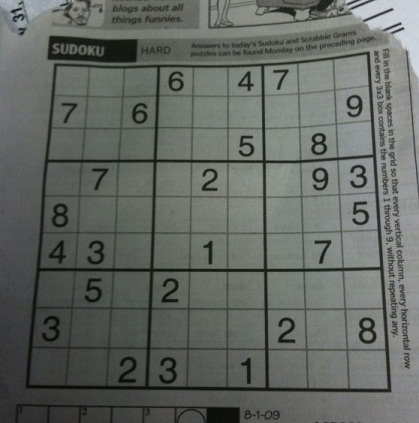
#> input picture python-notebooks/5-opencv/img/sudoku.jpg, 419 x 423 px
$ jupyter execute 2-geometric_transforms.ipynb
#> lines starting #> are read from the running program, lines starting #| are printed output that depends on the picture
[cell 1]
myPath = ''

[cell 2]
import cv2
import numpy as np
import matplotlib.pyplot as plt

sudo = cv2.imread(myPath+'img/sudoku.jpg',0)
#> sudo: shape (423, 419); min 5, max 218, mean 101.9
plt.imshow(sudo, cmap='gray')

[cell 3]
#Scaling
res = cv2.resize(sudo,None,fx=2.5, fy=1.5, interpolation = cv2.INTER_CUBIC)
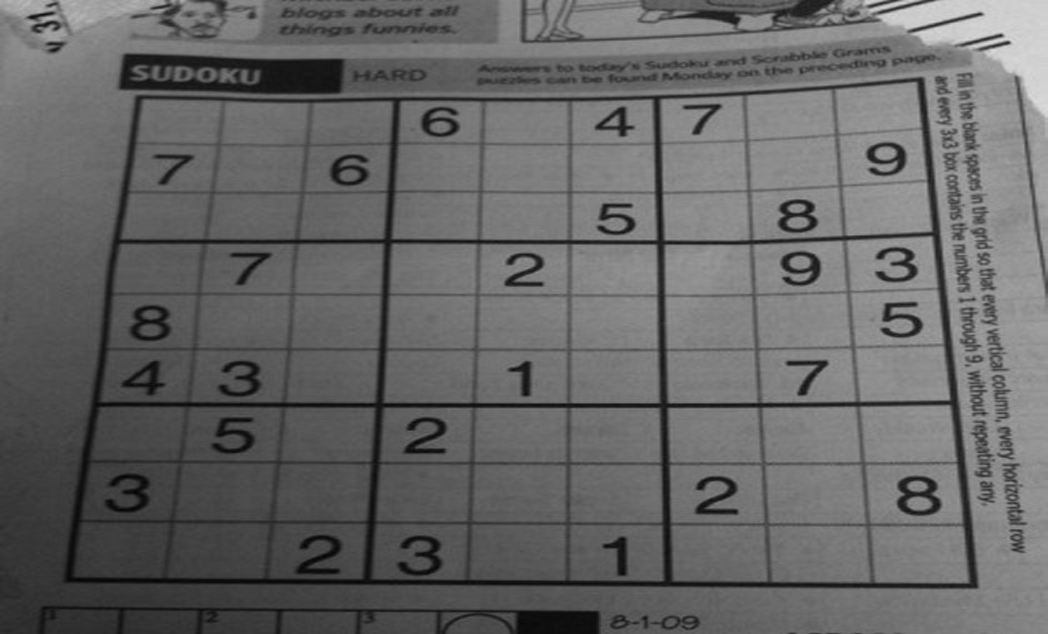
#> res: shape (634, 1048); min 4, max 218, mean 101.9
plt.imshow(res, cmap='gray')

[cell 4]
# Traslacion
M = np.float32([[1,0,100],[0,1,25]]) # Matriz de desplazamiento
rows,cols = sudo.shape
#> rows = 423; cols = 419
dst = cv2.warpAffine(sudo,M,(cols,rows))
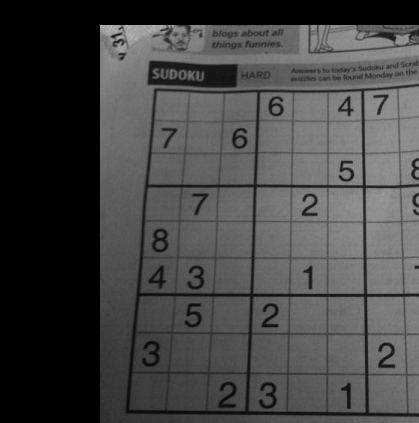
#> dst: shape (423, 419); min 0, max 183, mean 68.3
plt.imshow(dst, cmap='gray')

# Matriz de desplazamiento

| 1 0 tx |

| 0 1 ty |

[cell 5]
# Rotacion
M = cv2.getRotationMatrix2D((210,210),5,1)
rot = cv2.warpAffine(sudo,M,(cols,rows))
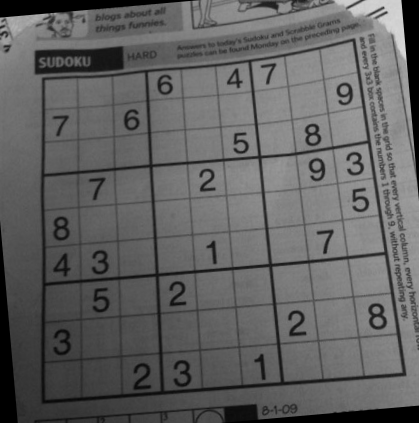
#> rot: shape (423, 419); min 0, max 216, mean 97.3
plt.imshow(rot, cmap='gray')

[cell 6]
# Transformacion de perspectiva
pts1 = np.float32([[55,60],[360,55],[28,380],[392,392]])
pts2 = np.float32([[0,0],[300,0],[0,300],[300,300]])

M = cv2.getPerspectiveTransform(pts1,pts2) # Obtiene la matriz de transformacion

dst = cv2.warpPerspective(sudo,M,(300,300))
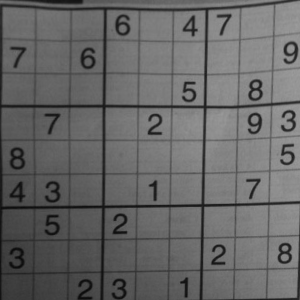
#> dst: shape (300, 300); min 7, max 156, mean 102.4

plt.subplot(121),plt.imshow(sudo, cmap='gray'),plt.title('Input')
plt.subplot(122),plt.imshow(dst, cmap='gray'),plt.title('Output')
plt.show()

$ run again, with python-notebooks/5-opencv/img/kodim19.png saved as python-notebooks/5-opencv/img/sudoku.jpg
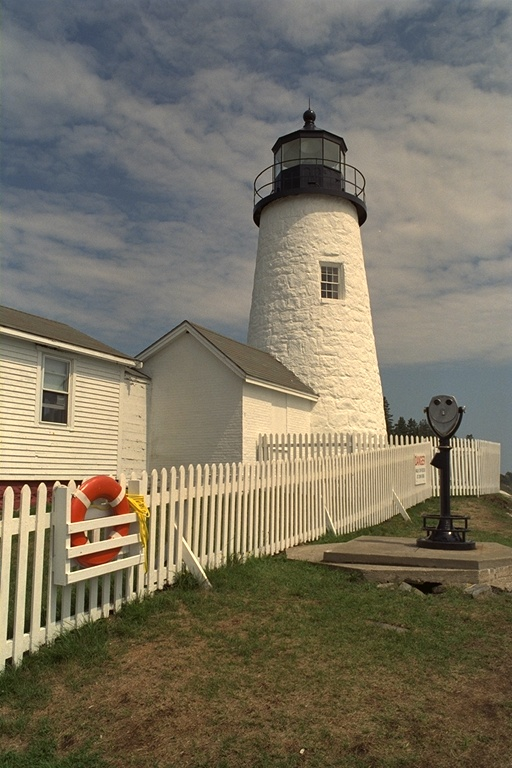
#> input picture python-notebooks/5-opencv/img/kodim19.png, 512 x 768 px
#> `rot = cv2.warpAffine(sudo,M,(cols,rows))`:
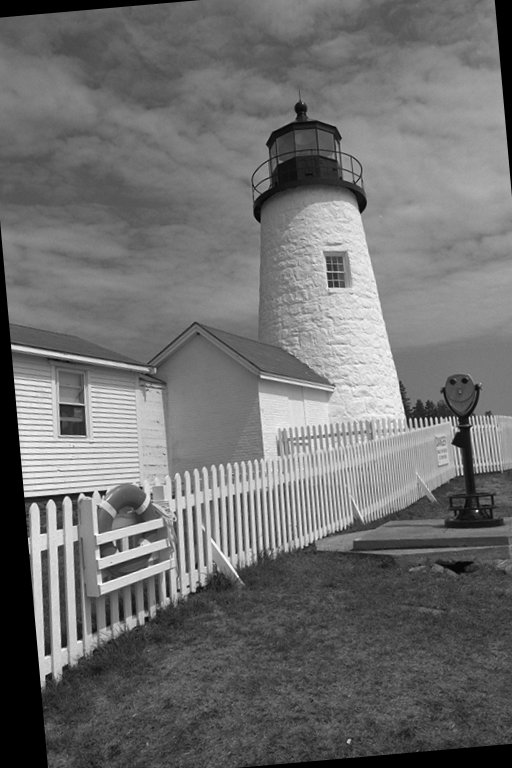
#> rot: shape (768, 512); min 0, max 253, mean 110.9
#> `dst = cv2.warpPerspective(sudo,M,(300,300))`:
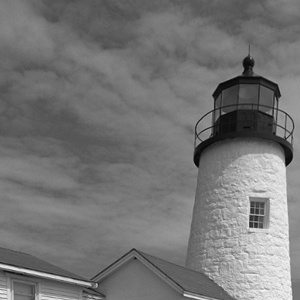
#> dst: shape (300, 300); min 2, max 247, mean 117.4
